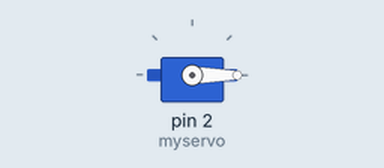
This sketch was run on a simulated Arduino Uno, built with avr-gcc and run on an emulated ATmega328P. Shown: servo.

Above: at 0.05 s.
At 0.9 s:
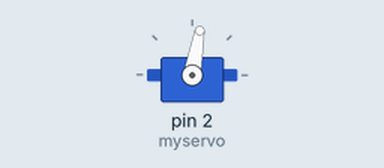
At 1.75 s:
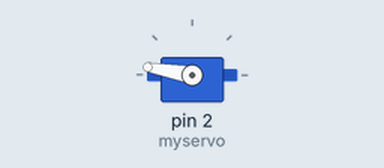
At 3.5 s:
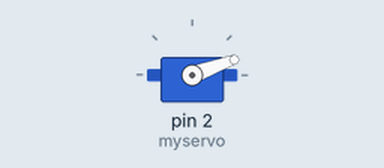
Timing chart, 0 to 8.3 s (numbered marks = the images above):
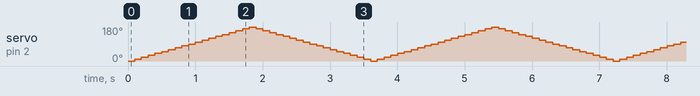

The sketch:

robo.ino
```cpp
#include <Servo.h>

Servo myservo;  // create servo object to control a servo
int conta = 0;
int k = 1;
void setup() {
  myservo.attach(2);  // attaches the servo on pin 9 to the servo object
}

void loop() {
  myservo.write(conta);                  // sets the servo position according to the scaled value
  delay(100);
 conta = conta + k*10;
	if((conta > 170)&&(k==1))
		k = -1;
	if ((conta < 10)&&(k==-1))
		k = 1;                         // waits for the servo to get there
}
```
